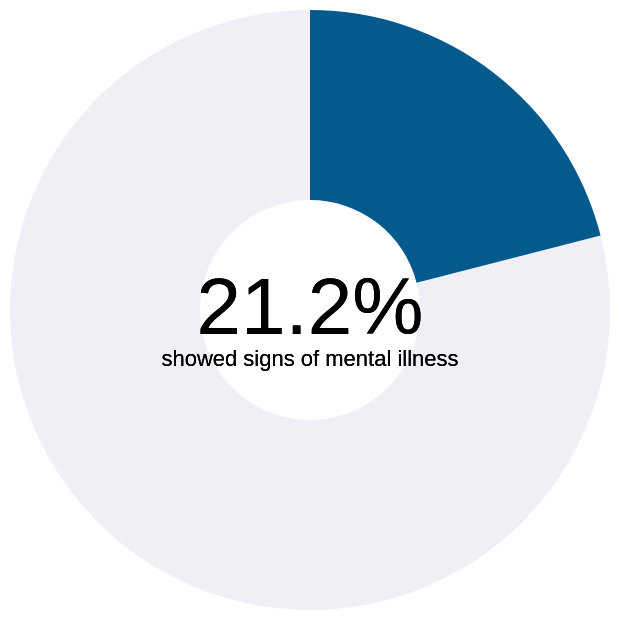

Here is the Vega-Lite specification saved for this chart:
### Vega-Lite specification from a JSON file in a GitHub repository (floating-point values rounded to 4 significant figures)
{"$schema": "https://vega.github.io/schema/vega-lite/v5.json", "config": {"view": {"stroke": null}}, "width": "container", "data": {"values": [{"category": "Signs of Mental Illness", "value": 0.79}, {"category": "No Signs of Mental Illness", "value": 0.21}]}, "layer": [{"mark": {"type": "arc", "innerRadius": 55}, "encoding": {"theta": {"field": "value", "type": "quantitative"}, "color": {"field": "category", "scale": {"range": ["#045a8d", "#f1eef6"]}, "legend": null}}}, {"mark": {"type": "text", "text": "21.2%", "fontSize": 40}, "encoding": {"color": {"value": "black"}}}, {"mark": {"type": "text", "text": "showed signs of mental illness", "dy": 25}, "encoding": {"color": {"value": "black"}}}]}
